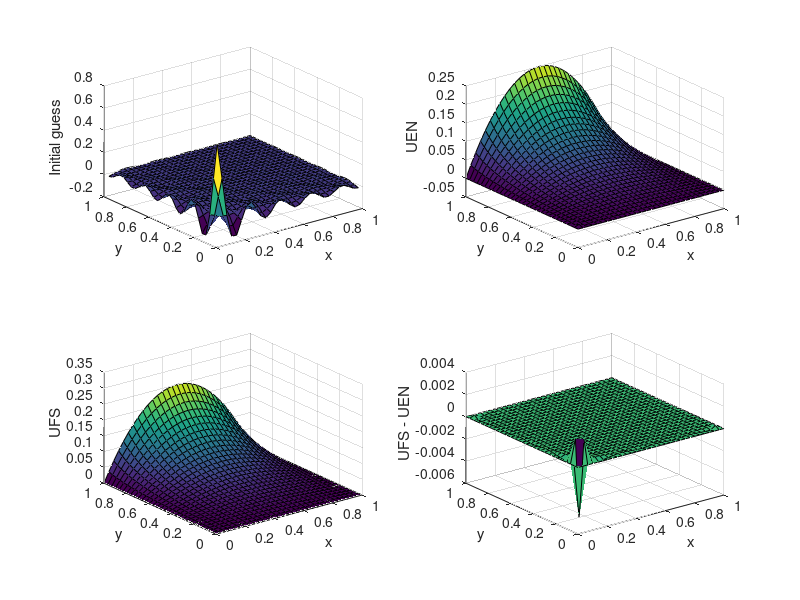

Recreate this plot in MATLAB.
% Peaceman-Rachford Alternating Direction Iteration @ Laplace's Equation
% 5th June 2014

%%=====================================================================
%
%
%    Clear all previously saved parameters
%
%

clear
figNo = 1;




%%=====================================================================
%
%
%    Dimensions for x, y, t and r
%
%

res = 30;

spaceResY = res;
spaceResX = res;
timeRes   = res;

y0 = 0;
yf = 1;
dy = (yf - y0)/spaceResY;
y  = y0 : dy : yf;
y  = y';

x0 = 0;
xf = 1;
dx = (xf - x0)/spaceResX;
x  = x0 : dx : xf;
x  = x';

r  = dy/dx^2;





%%=====================================================================
%
%
%    Create a tridiagonal (td) matrix with MATLAB's "spadiags"
%
%

Cx   = [r*0.5*ones(spaceResX,1), -r*ones(spaceResX,1), r*0.5*ones(spaceResX,1)];
Cy   = [r*0.5*ones(spaceResY,1), -r*ones(spaceResY,1), r*0.5*ones(spaceResY,1)];
tdCx = spdiags(Cx,[-1,0,1], spaceResX-1, spaceResX-1);
tdCy = spdiags(Cy,[-1,0,1], spaceResY-1, spaceResY-1);




%%=====================================================================
%
%
%     Boundary information for numerical solution
%
%

b0(1:spaceResY+1) = 0;                   % Lower x initial boundary condition for all y. Horizontal
b1(1:spaceResY+1) = 0;                   % Upper x initial boundary condition for all y. Horizontal
b2(1:spaceResX+1) = 0';                  %   LHS y initial boundary condition for all x. Vertical
b3                = 1 * (x.* (1-x))';    %   RHS y initial boundary condition for all x. Vertical

% Now setup the square border to encompass the UEN
border          = zeros(spaceResY+1, spaceResX+1);

% Populate the square border with initial conditions
border(:,1)     = b0;    % Lower x (1st column for all 'x')
border(:,end)   = b1;    % Upper x (end column for all 'x')
border(1,:)     = b2;    % LHS y   (1st row for all 'y')
border(end,:)   = b3;    % RHS y   (end row for all 'y')





%%=====================================================================
%
%
%     Explicit Numerical Solution Algorithm of UEN
%
%

u0  = (sin(res*x)./(res*x)) * (sin(res*y)./(res*y))';  % Initial guess of solution
UEN = u0(2:end-1,2:end-1);    % UEN takes on the entire "Initial guess of solution", but excludes the border perimeter

for n = 1:timeRes

    %%========================
    %
    %    LHS y boundary vector is B0l
    %
    bn(1,:) =      b0(1:end-2);   % nth level of LHS boundary stops 2 steps short of original lower x boundary
    bn(2,:) = -2 * b0(2:end-1);
    bn(3,:) =      b0(3:end  );
    bnp1    = bn;                 % (n+1)th level of LHS boundary is the same as nth level
    B0l     = 0.5 * (bn(2,:) + bnp1(2,:)) + r * 0.25 * (sum(bn) + sum(bnp1));    % LHS boundary vector
                                                                                 % sum() adds up along vertical axis. Count of columns preserverd

    %%========================
    %
    %    RHS y boundary vector is BMl
    %
    clear bn
    bn(1,:) =      b1(1:end-2);   % nth level of RHS boundary stops 2 steps short of original upper x boundary
    bn(2,:) = -2 * b1(2:end-1);
    bn(3,:) =      b1(3:end-0);
    bnp1    = bn;                 % (n+1)th level of RHS boundary is the same as nth level
    BMl     = 0.5 * (bn(2,:) + bnp1(2,:)) + r * 0.25 * (sum(bn) + sum(bnp1));    % RHS boundary vector
                                                                                 % sum() adds up along vertical axis. Count of columns preserverd



    %%========================
    %
    %    nth level solution computation
    %

    % UEN boundary's LHS and RHS
    B       = zeros(spaceResY-1,spaceResX-1);
    B(:,1)  = B0l';    % LHS boundary
    B(:,end)= BMl';    % RHS boundary

    B_inter = B;       % Intermediate boudary is to be saved in current state to be used in (n+1)th level computation

    for l = 1:spaceResY-1
        UEN_ml = UEN(l,:);    % Select the entire lth row as we iterate
        b_ml   = B(l,:);      % Select the enture lth row as we iterate

        % Set populating conditions for LHS/RHS columns as well as for the entire guts
        if l == 1,           UEN_mlm1 = b2(2:spaceResX); else UEN_mlm1 = UEN(l-1,:); end
        if l == spaceResY-1, UEN_mlp1 = b3(2:spaceResX); else UEN_mlp1 = UEN(l+1,:); end

        UEN_rhs           = UEN_ml + 0.5*r * (UEN_mlm1 - 2*UEN_ml + UEN_mlp1 + b_ml);
        UEN_inter_ml(l,:) = (eye(spaceResX-1) - tdCx)\UEN_rhs';    % Solution for intermediate level is computed
    end



    UEN = UEN_inter_ml;    % UEN becomes intermediate level solution. Consists of guts only



    %%========================
    %
    %    (n+1)th level solution computation
    %

    clear bn bnp1 %... and setup for top/bottom boundaries
    B0l     = b2(2:end-1);
    BMl     = b3(2:end-1);

    % UEN boundary's top and bottom
    B       = zeros(spaceResY-1,spaceResX-1);
    B(1,:)  = B0l;    % Top boundary
    B(end,:)= BMl;    % Bottom boundary

    for m = 1:spaceResX-1
        UEN_ml = UEN(:,m)';    % Select the entire mth column as we iterate. Transpose it into a row
        b_ml   = B(:,m)';      % Select the entire mth column as we iterate. Transpose it into a row

        % Set populating conditions for top/bottom rows as well as for the entire guts
        if m == 1,           UEN_mm1l = B_inter(:,m)'; else UEN_mm1l = UEN(:,m-1)'; end
        if m == spaceResX-1, UEN_mp1l = B_inter(:,m)'; else UEN_mp1l = UEN(:,m+1)'; end

        UEN_rhs      = UEN_ml + 0.5*r * (UEN_mm1l - 2*UEN_ml + UEN_mp1l + b_ml);
        UEN_np1(:,m) = (eye(spaceResY-1) - tdCy)\UEN_rhs';    % Solution for (n+1)th level is computed
    end

    UEN = UEN_np1;    % UEN becomes (n+1)th level solution. Consists of guts only
end

u = border;                                                       % Import the border and integrate with the guts in the next line
u(2:spaceResY,2:spaceResX) = u(2:spaceResY,2:spaceResX) + UEN;    % Replace the original guts with the latest (n+1)th guts
UEN = u;                                                          % Change name of solution to make plotting nomenclature sensible




%%=====================================================================
%
%
%    Fourier Series Solution
%
%

k = (0:100)';    % Number of Fourier terms
C1  = 8./    (pi*(2*k+1)).^3;
C2  = 1./sinh(pi*(2*k+1) * yf/xf);
fx  =  sin(pi*(2*k+1) * x'/xf).*repmat(C1,1,length(x));    % f(x) =  sin(kx)
gy  = sinh(pi*(2*k+1) * y'/xf).*repmat(C2,1,length(y));    % g(y) = sinh(ky)
UFS = gy' * fx;
err = UFS - UEN;



%%=====================================================================
%
%
%    Plots
%
%

[XX,YY] = meshgrid(x,y);

subplot(221)
surf(XX,YY,u0)
xlabel('x')
ylabel('y')
zlabel('Initial guess')

subplot(223)
surf(XX,YY,UFS)
xlabel('x')
ylabel('y')
zlabel('UFS')

subplot(222)
surf(XX,YY,UEN)
xlabel('x')
ylabel('y')
zlabel('UEN')

subplot(224)
surf(XX,YY,err)
xlabel('x')
ylabel('y')
zlabel('UFS - UEN')